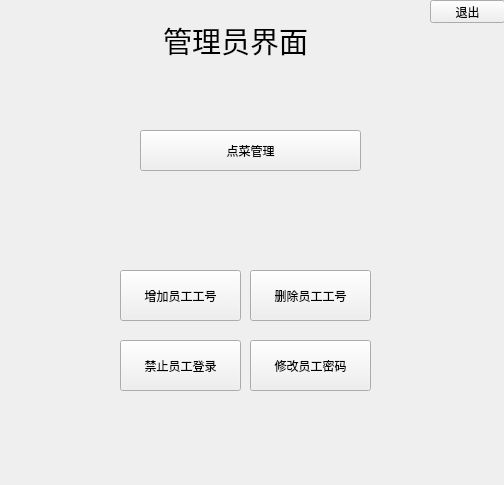
<?xml version="1.0" encoding="UTF-8"?>
<ui version="4.0">
 <class>ManagerWindow</class>
 <widget class="QWidget" name="ManagerWindow">
  <property name="geometry">
   <rect>
    <x>0</x>
    <y>0</y>
    <width>504</width>
    <height>485</height>
   </rect>
  </property>
  <property name="windowTitle">
   <string>点菜/查询</string>
  </property>
  <widget class="QLabel" name="label">
   <property name="geometry">
    <rect>
     <x>100</x>
     <y>10</y>
     <width>271</width>
     <height>61</height>
    </rect>
   </property>
   <property name="font">
    <font>
     <pointsize>22</pointsize>
    </font>
   </property>
   <property name="text">
    <string>管理员界面</string>
   </property>
   <property name="alignment">
    <set>Qt::AlignCenter</set>
   </property>
  </widget>
  <widget class="QPushButton" name="orderManagerButton">
   <property name="geometry">
    <rect>
     <x>140</x>
     <y>130</y>
     <width>221</width>
     <height>41</height>
    </rect>
   </property>
   <property name="text">
    <string>点菜管理</string>
   </property>
  </widget>
  <widget class="QPushButton" name="addUserButton">
   <property name="geometry">
    <rect>
     <x>120</x>
     <y>270</y>
     <width>121</width>
     <height>51</height>
    </rect>
   </property>
   <property name="text">
    <string>增加员工工号</string>
   </property>
  </widget>
  <widget class="QPushButton" name="alertUserButton">
   <property name="geometry">
    <rect>
     <x>250</x>
     <y>340</y>
     <width>121</width>
     <height>51</height>
    </rect>
   </property>
   <property name="text">
    <string>修改员工密码</string>
   </property>
  </widget>
  <widget class="QPushButton" name="frobidUserButton">
   <property name="geometry">
    <rect>
     <x>120</x>
     <y>340</y>
     <width>121</width>
     <height>51</height>
    </rect>
   </property>
   <property name="text">
    <string>禁止员工登录</string>
   </property>
  </widget>
  <widget class="QPushButton" name="deletedUserButton">
   <property name="geometry">
    <rect>
     <x>250</x>
     <y>270</y>
     <width>121</width>
     <height>51</height>
    </rect>
   </property>
   <property name="text">
    <string>删除员工工号</string>
   </property>
  </widget>
  <widget class="QPushButton" name="Quit">
   <property name="geometry">
    <rect>
     <x>430</x>
     <y>0</y>
     <width>75</width>
     <height>23</height>
    </rect>
   </property>
   <property name="text">
    <string>退出</string>
   </property>
  </widget>
 </widget>
 <resources/>
 <connections/>
</ui>
